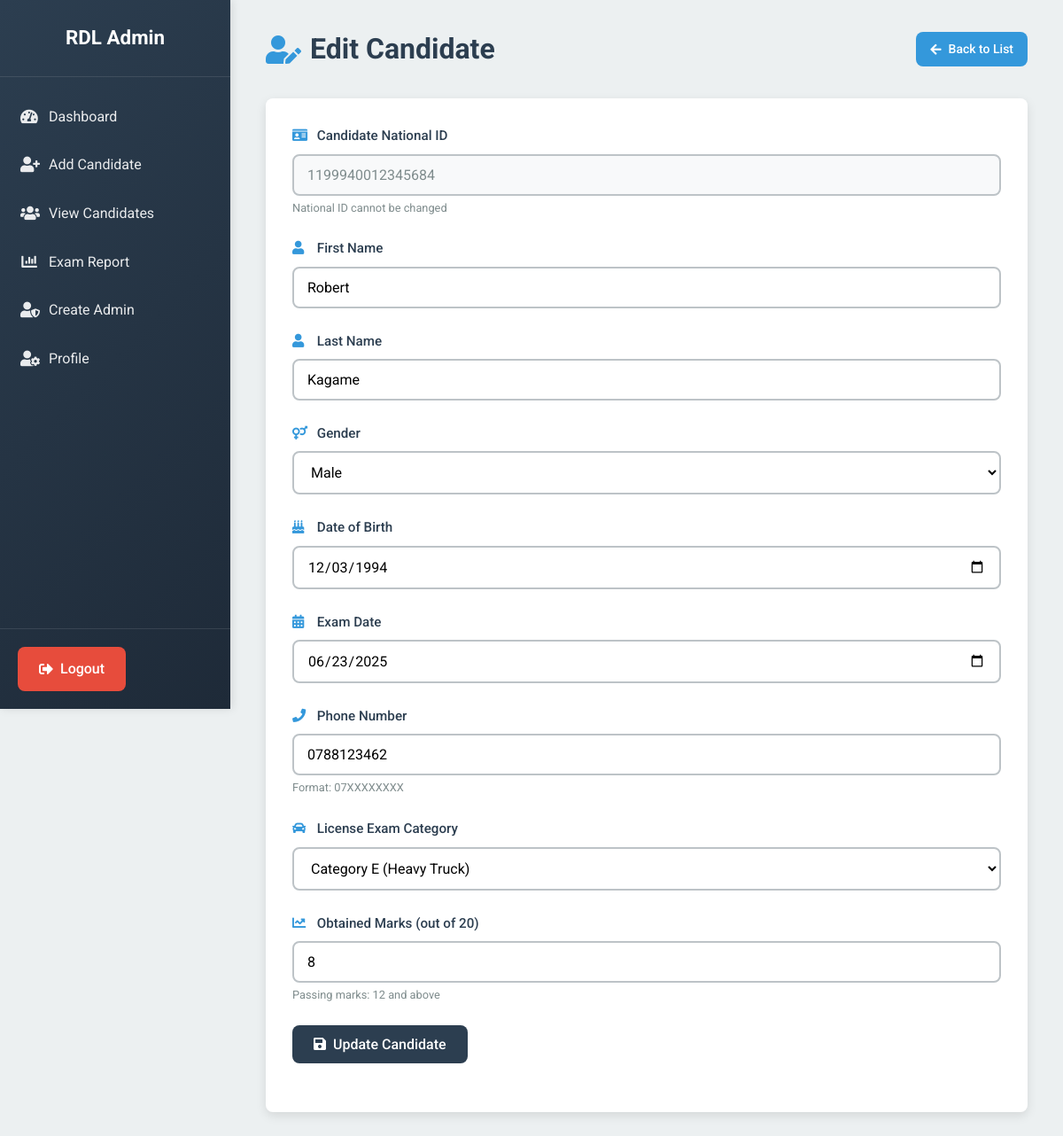
Screenshot of /edit_candidate.php?id=1199940012345684 (signed in) with the database file from the repository.
### tables this page shows
CREATE TABLE `Grade` (
  `CandidateNationalId` varchar(20) NOT NULL,
  `LicenseExamCategory` varchar(50) NOT NULL,
  `ObtainedMarks` int(11) NOT NULL,
  `Decision` varchar(10) NOT NULL,
  KEY `CandidateNationalId` (`CandidateNationalId`),
  CONSTRAINT `grade_ibfk_1` FOREIGN KEY (`CandidateNationalId`) REFERENCES `Candidate` (`CandidateNationalId`) ON DELETE CASCADE ON UPDATE CASCADE
);

CREATE TABLE `Candidate` (
  `CandidateNationalId` varchar(20) NOT NULL,
  `FirstName` varchar(50) NOT NULL,
  `LastName` varchar(50) NOT NULL,
  `Gender` enum('Male','Female') NOT NULL,
  `DOB` date NOT NULL,
  `ExamDate` date NOT NULL,
  `PhoneNumber` varchar(20) NOT NULL,
  PRIMARY KEY (`CandidateNationalId`),
  UNIQUE KEY `PhoneNumber` (`PhoneNumber`)
);

### edit_candidate.php (the view, shortened to what this page needs)
<?php
require_once "config.php";
$id = isset($_POST["id"]) ? $_POST["id"] : $_GET["id"];
$sql = "SELECT c.*, g.LicenseExamCategory, g.ObtainedMarks FROM Candidate c
        JOIN Grade g ON c.CandidateNationalId = g.CandidateNationalId
        WHERE c.CandidateNationalId = ?";
if($stmt = mysqli_prepare($link, $sql)){
    mysqli_stmt_bind_param($stmt, "s", $id);
    if(mysqli_stmt_execute($stmt)){
        $result = mysqli_stmt_get_result($stmt);
        if(mysqli_num_rows($result) == 1) {
            $row = mysqli_fetch_assoc($result);
        } else {
            header("location: view_candidates.php?error=" . urlencode("Candidate not found"));
            exit;
        }
    } else {
        $error = "Error fetching candidate data.";
    }
}
include 'templates/header.php';
include 'templates/sidebar.php';
?>
<div class="page-header">
    <h1><i class="fas fa-user-edit"></i> Edit Candidate</h1>
    <a href="view_candidates.php" class="btn btn-sm"><i class="fas fa-arrow-left"></i> Back to List</a>
</div>
<div class="card">
    <form action="<?php echo htmlspecialchars($_SERVER["PHP_SELF"]); ?>" method="post">
        <div class="form-group">
            <label><i class="fas fa-id-card"></i> Candidate National ID</label>
            <input type="text" value="<?php echo htmlspecialchars($row['CandidateNationalId']); ?>" disabled>
            <small>National ID cannot be changed</small>
        </div>
        <div class="form-group">
            <label><i class="fas fa-user"></i> First Name</label>
            <input type="text" name="firstName" value="<?php echo htmlspecialchars($row['FirstName']); ?>" required>
        </div>
        <div class="form-group">
            <label><i class="fas fa-user"></i> Last Name</label>
            <input type="text" name="lastName" value="<?php echo htmlspecialchars($row['LastName']); ?>" required>
        </div>
        <div class="form-group">
            <label><i class="fas fa-venus-mars"></i> Gender</label>
            <select name="gender" required>
                <option value="Male" <?php if($row['Gender'] == 'Male') echo 'selected'; ?>>Male</option>
            </select>
        </div>
        <div class="form-group">
            <label><i class="fas fa-birthday-cake"></i> Date of Birth</label>
            <input type="date" name="dob" value="<?php echo htmlspecialchars($row['DOB']); ?>" required>
        </div>
        <div class="form-group">
            <label><i class="fas fa-calendar-alt"></i> Exam Date</label>
            <input type="date" name="examDate" value="<?php echo htmlspecialchars($row['ExamDate']); ?>" required>
        </div>
        <div class="form-group">
            <label><i class="fas fa-phone"></i> Phone Number</label>
            <input type="text" name="phoneNumber" value="<?php echo htmlspecialchars($row['PhoneNumber']); ?>" required>
            <small>Format: 07XXXXXXXX</small>
        </div>
        <div class="form-group">
            <label><i class="fas fa-car"></i> License Exam Category</label>
            <select name="licenseExamCategory" required>
                <option value="E" <?php if($row['LicenseExamCategory'] == 'E') echo 'selected'; ?>>Category E (Heavy Truck)</option>
            </select>
        </div>
        <div class="form-group">
            <label><i class="fas fa-chart-line"></i> Obtained Marks (out of 20)</label>
            <input type="number" name="obtainedMarks" min="0" max="20" value="<?php echo htmlspecialchars($row['ObtainedMarks']); ?>" required>
            <small>Passing marks: 12 and above</small>
        </div>
        <div class="form-group">
            <button type="submit" class="btn btn-primary"><i class="fas fa-save"></i> Update Candidate</button>
        </div>
    </form>
</div>
<?php
include 'templates/footer.php';
?>

### css/style.css (style rules this page uses)
:root { --primary-color: #2c3e50; --secondary-color: #3498db; --light-color: #ecf0f1; --dark-color: #1e2a38; --success-color: #27ae60; --warning-color: #f39c12; --error-color: #e74c3c; --white-color: #ffffff; --gray-light: #bdc3c7; --gray-dark: #7f8c8d; --shadow: 0 4px 12px rgba(0,0,0,0.1); --shadow-hover: 0 6px 20px rgba(0,0,0,0.15); --border-radius: 8px; --transition: all 0.3s ease; }
* { box-sizing: border-box; margin: 0; padding: 0; }
body { font-family: 'Roboto', sans-serif; background-color: var(--light-color); color: #333; line-height: 1.6; display: flex; font-weight: 400; }
.page-header { margin-bottom: 30px; display: flex; justify-content: space-between; align-items: center; flex-wrap: wrap; gap: 15px; }
.page-header h1 { color: var(--primary-color); font-weight: 700; font-size: 2em; margin: 0; display: flex; align-items: center; gap: 10px; }
.page-header h1 i { color: var(--secondary-color); }
.card { background-color: var(--white-color); padding: 30px; border-radius: var(--border-radius); box-shadow: var(--shadow); margin-bottom: 20px; transition: var(--transition); }
.form-group { margin-bottom: 25px; text-align: left; }
.form-group label { display: block; margin-bottom: 8px; font-weight: 500; color: var(--primary-color); font-size: 0.95em; }
.form-group label i { margin-right: 8px; color: var(--secondary-color); width: 16px; }
.form-group input, .form-group select, .form-group textarea { width: 100%; padding: 12px 15px; border: 2px solid var(--gray-light); border-radius: var(--border-radius); font-size: 16px; font-family: 'Roboto', sans-serif; transition: var(--transition); background-color: var(--white-color); }
.form-group input:disabled { background-color: #f8f9fa; color: var(--gray-dark); cursor: not-allowed; }
.form-group small { display: block; margin-top: 5px; color: var(--gray-dark); font-size: 0.8em; line-height: 1.4; }
.btn { display: inline-flex; align-items: center; justify-content: center; gap: 8px; background-color: var(--secondary-color); color: var(--white-color); padding: 12px 24px; border: none; border-radius: var(--border-radius); cursor: pointer; text-decoration: none; font-size: 16px; font-weight: 500; font-family: 'Roboto', sans-serif; transition: var(--transition); text-align: center; min-width: 120px; }
.btn-primary { background-color: var(--primary-color); }
.btn-sm { padding: 8px 16px; font-size: 14px; min-width: 80px; }
.card, .alert, .stat-card { animation: fadeInUp 0.6s ease-out; }
.card:nth-child(2) { animation-delay: 0.1s; }

### rows the page displays
grade: CandidateNationalId.CandidateNationalId "1199940012345684", firstName "Robert", lastName "Kagame", dob "12/03/1994", examDate "06/23/2025", phoneNumber "0788123462", licenseExamCategory "Category E (Heavy Truck)", obtainedMarks "8"
candidate: gender "Male"
